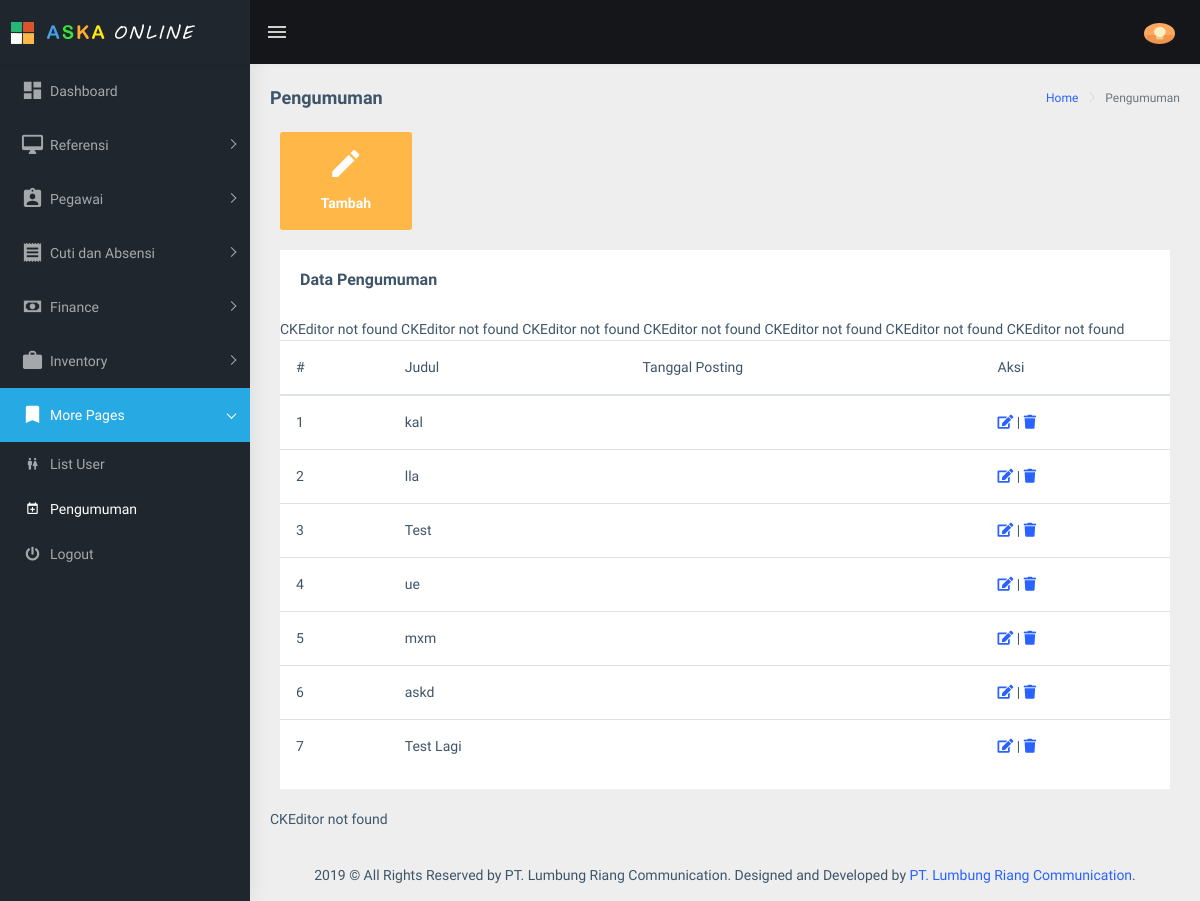
/?view=pengumuman&id=9973861hupa&name=pegaaplication&pengumuman (signed in), run on an earlier commit of the app's database.
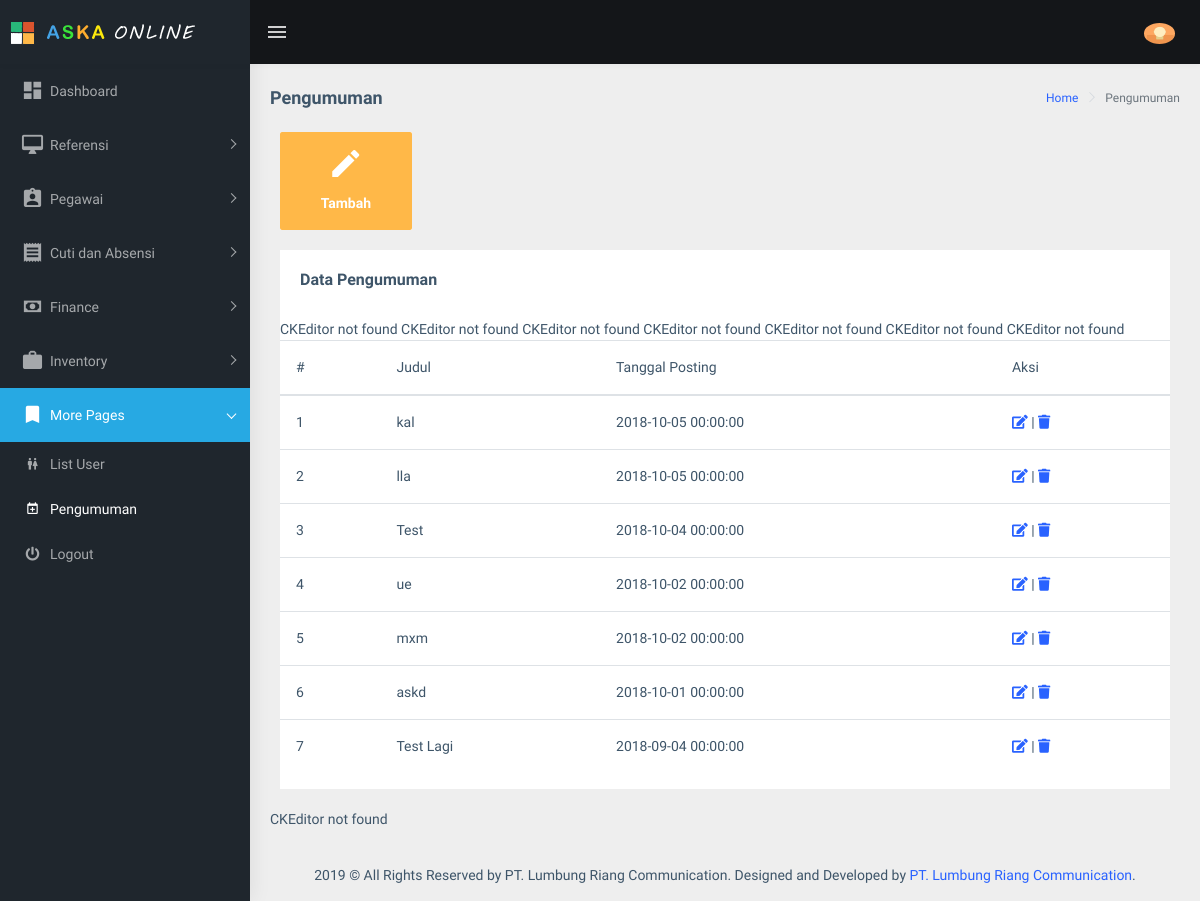
And on a later commit of the database.
### tables this page shows
CREATE TABLE `tbl_news` (
  `id` int(11) NOT NULL,
  `judul` text NOT NULL,
  `deskripsi` text NOT NULL,
  `gambar` text NOT NULL,
  `tanggal` datetime NOT NULL,
  `user` varchar(40) NOT NULL
);

### user/news.php (the view, shortened to what this page needs)
<link rel="stylesheet" type="text/css" href="assets/libs/select2/dist/css/select2.min.css">
<link rel="stylesheet" type="text/css" href="assets/libs/jquery-minicolors/jquery.minicolors.css">
<link rel="stylesheet" type="text/css" href="assets/libs/bootstrap-datepicker/dist/css/bootstrap-datepicker.min.css">
<link rel="stylesheet" type="text/css" href="assets/libs/quill/dist/quill.snow.css">
<link rel="stylesheet" type="text/css" href="assets/extra-libs/multicheck/multicheck.css">
<link href="assets/libs/datatables.net-bs4/css/dataTables.bootstrap4.css" rel="stylesheet">
<link href="assets/libs/toastr/build/toastr.min.css" rel="stylesheet">
<link href="dist/css/style.min.css" rel="stylesheet">
        <div class="container-fluid">
            <div class="row">
                <div class="col-md-6 col-lg-2 col-xlg-3">
                    <a href="&mod=add" data-toggle="modal" data-target="#Modal1">
                        <div class="card card-hover">
                            <div class="box bg-warning text-center">
                                    <h1 class="font-light text-white"><i class="mdi mdi-pencil"></i></h1>
                                    <h6 class="text-white">Tambah</h6>
                            </div>
                        </div>
                    </a>
                    </div>
                </div>
            <div class="row">
                <div class="col-12">
                    <div class="card">
                        <div class="card-body">
                            <h5 class="card-title m-b-0">Data Pengumuman</h5>
                        </div>
                        <div class="table-responsive">
                            <table class="table">
                                  <thead>
                                    <tr>
                                      <th scope="col">#</th>
                                      <th scope="col">Judul</th>
                                      <th scope="col">Tanggal Posting</th>
                                      <th scope="col">Aksi</th>
                                    </tr>
                                  </thead>
                                  <tbody>
                                    <?php
                                        $q_bagian   = mysqli_query($connect, "SELECT * FROM tbl_news ORDER BY tanggal DESC") or die (mysqli_error($connect));
                                        $j_data     = mysqli_num_rows($q_bagian);
                                        if ($j_data == 0) {
                                            echo "<tr><td id='tengah' colspan='4' align='center'>-- Tidak Ada Data --</td></tr>";
                                        } else {
                                            $no = 1;
                                            while ($a_bag = mysqli_fetch_array($q_bagian)) { ?>
                                                <tr>
                                                    <td id='tengah'><?php echo $no; ?></td>
                                                    <td><?php echo $a_bag[1]; ?></td>
                                                    <td><?php echo $a_bag[4]; ?></td>
                                                    <td id='tengah'>
                                                    <a href="#<?php echo $a_bag[0];?>" data-toggle="modal" title="Edit Data" data-target="#myModal<?php echo $a_bag[0];?>"><span class="fa fa-edit"></span></a> |
                                                    <a href=
                                                    "config_config_cs/del-jabatan-con.php?id=<?php echo $a_bag['id']; ?>" title="Hapus Data" onclick="/return konfirmasi(''
                                                    Menghapus data<?php echo $a_bag[1];?>')"><span class='fa fa-trash'></span></a>
                                                    </td>
                                                </tr>
                                            <?php
                                                $no++;
                                            }
                                        }
                                    ?>
                                  </tbody>
                            </table>
                        </div>
                    </div>
        </div>
    </div>
</div>

What changed in the data, as far as the page shows it:
changed tbl_news "kal": tanggal (not shown) → "2018-10-05 00:00:00"
changed tbl_news "lla": tanggal (not shown) → "2018-10-05 00:00:00"
changed tbl_news "Test": tanggal (not shown) → "2018-10-04 00:00:00"
changed tbl_news "ue": tanggal (not shown) → "2018-10-02 00:00:00"
changed tbl_news "mxm": tanggal (not shown) → "2018-10-02 00:00:00"
changed tbl_news "askd": tanggal (not shown) → "2018-10-01 00:00:00"
changed tbl_news "Test Lagi": tanggal (not shown) → "2018-09-04 00:00:00"
